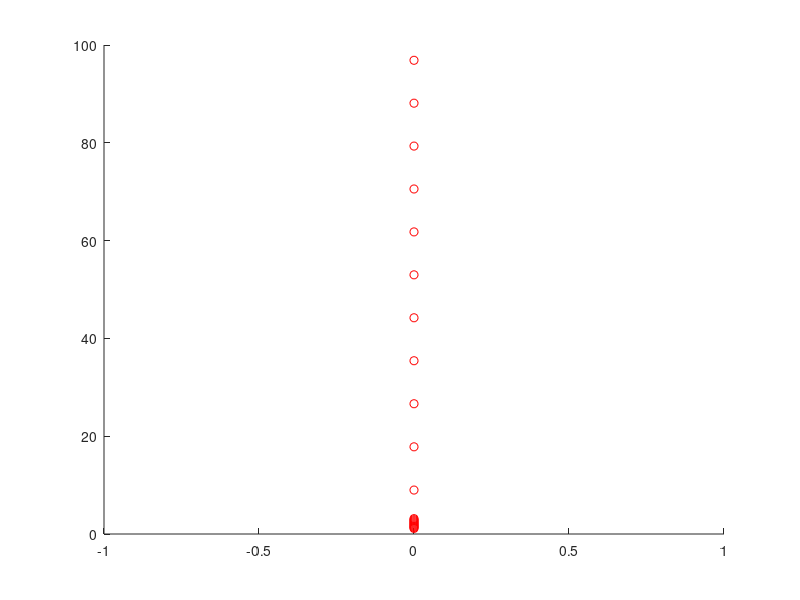

The MATLAB source for this figure:
%FEM MagSim

epsilon0 = 8.854e-12;
mu0 = 4 * pi * 1e-7;

numPoints = 2;
step = 0.01;
charges = zeros(numPoints, 12); % ID, charge, mass, position, velocity, acceleration
%                         INDEX:  1   2       3     4         7         10
%                       Example: [1,  1e-10,  1e-9, 0, 0, 0,  5, 0, 0,  9.8, 0, 0]

charges(1, :) = [1, 1e-10, 1e-15, 0 0 0, 0 0 0, 0 0 0];
charges(2, :) = [2, 1e-10, 1e-15, 0 1 0, 0 0 0, 0 0 0];
%charges(3, :) = [3, 1e-10, 1e-15, 1 0 0, 0 0 0, 0 0 0];

figure;
hold on;
for t = 0:step:0.1
    for i = 1:numPoints
        for j = 1:numPoints
            if(i ~= j)
                posDiff = charges(j, 4:6) - charges(i, 4:6);
                posNorm = norm(posDiff);
                %F = q * (E + v x B)
                %a = (q / m) * (E + v x B)
                %B = (mu0 / (4 * pi)) * (q / r^3) * cross(v, r)
                %B = (mu0 * charges(j, 2) * cross(charges(j, 7:9), posDiff)) / (4 * pi * posNorm^3);
                B = [0 0 0];
                E = (charges(j, 2) * posDiff) / (4 * pi * epsilon0 * posNorm^3);
                charges(i, 10:12) = (charges(i, 2) / charges(i, 3)) * (E + cross(charges(i, 7:9), B));
            end
        end
        charges(i, 7:9) = charges(i, 7:9) + step * charges(i, 10:12);
        charges(i, 4:6) = charges(i, 4:6) + step * charges(i, 7:9);
    end
    plot3(charges(:, 4), charges(:, 5), charges(:, 6), 'or');
end

%scatter3(charges(:, 4), charges(:, 5), charges(:, 6));
%plot3(charges(1, 4), charges(1, 5), charges(1, 6), 'or');
